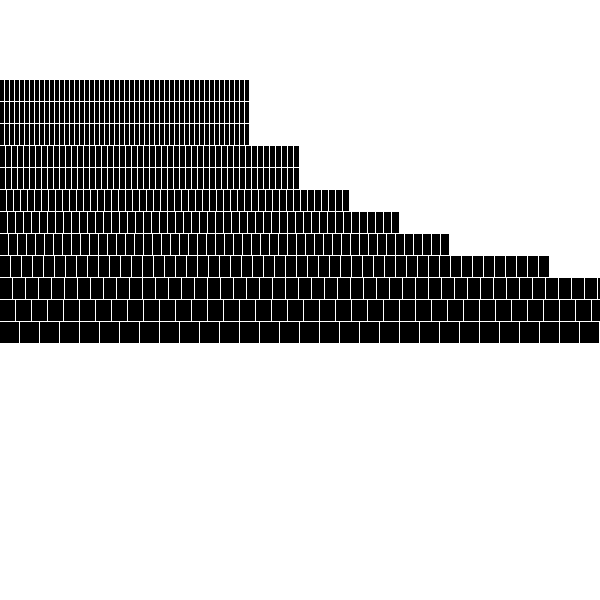
Frame 1 (no input)
Frame 60 (the mouse pressed at the canvas centre just before this capture): identical to frame 1, image omitted
Frame 120 (the mouse held since frame 60 and released just before this capture): identical to frame 1, image omitted

The Processing sketch that drew this single still picture (run headless with seeded random() and noise(); from frame 60 on, the mouse is pressed at the canvas centre):

// Processing sketch: showcase_padovan_numbers
// ── showcase_padovan_numbers.pde
/*

https://en.wikipedia.org/wiki/Padovan_sequence

*/

int[] padovan;
int   numpadovan;

void setup() { 
  size(600, 600);

  numpadovan = 12;
  padovan = generate(numpadovan);
}

void draw() {
  background(255);
  
  var rectWidth = 2;
  var rectHeight = 20;
  var spacing = 2;
  var rowSpacing = 22;
  for (var i = 0; i < padovan.length; i++) {
    var yPosition = i * rowSpacing + 100;
    for (var j = 0; j < 50; j++) {
      rectWidth = padovan[i] + 2;
      fill(0);
      rect(j * (rectWidth + spacing), yPosition - rectHeight, rectWidth, rectHeight); 
    }
  }
}

void keyPressed() {
  if (keyCode == RIGHT)
    numpadovan += 1;
  else if (keyCode == LEFT)
    numpadovan -= 1;
  numpadovan = max(numpadovan, 1);
  padovan = generate(numpadovan);
}

int[] generate(int size) {
  var padovan = new int[size];
  for (var i = 0; i < padovan.length; i++)
    padovan[i] = padovanNumber(i);
  return padovan;
}

int padovanNumber(int n) {
  if (n < 0)
    return 0;
  if (n < 3)
    return 1;
  return padovanNumber(n - 2) + padovanNumber(n - 3);
}
